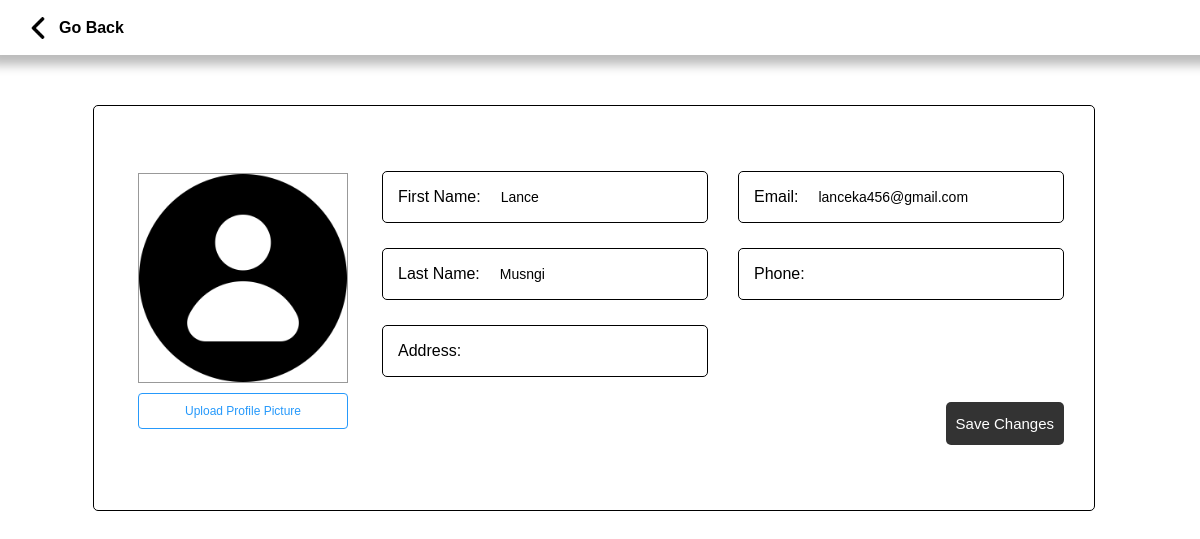
/aedituser.php, run on an earlier commit of the app's database.
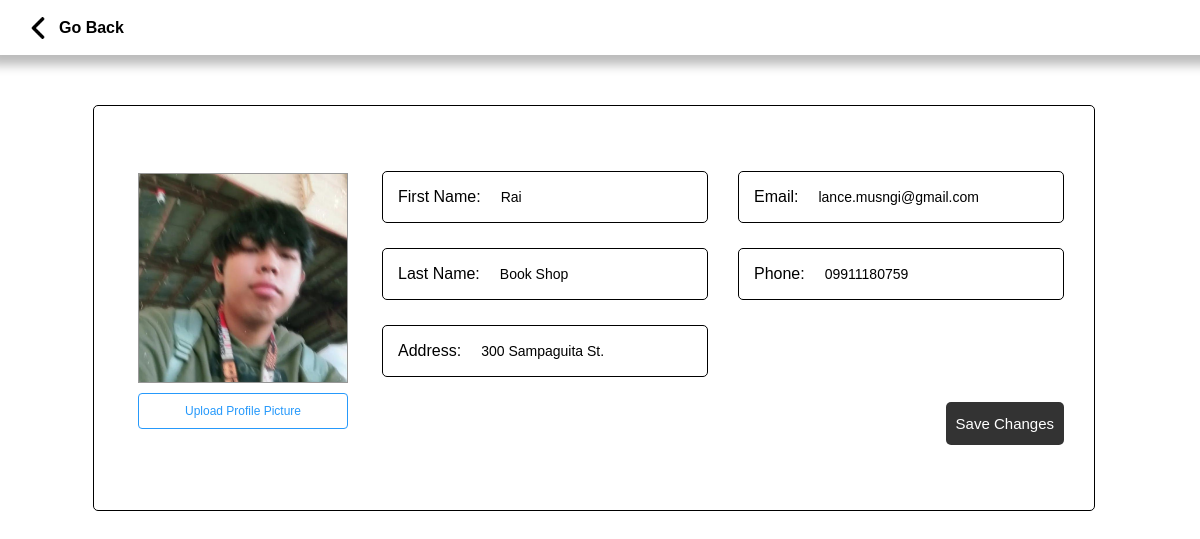
And on a later commit of the database.
### tables this page shows
CREATE TABLE `currentuser` (
  `UserId` int(11) NOT NULL,
  `FName` varchar(50) NOT NULL,
  `LName` varchar(50) NOT NULL,
  `username` varchar(200) NOT NULL,
  `email` varchar(50) NOT NULL,
  `address` varchar(200) DEFAULT NULL,
  `phone` varchar(15) DEFAULT NULL,
  `profile` varchar(200) NOT NULL
);

### query.php (called while the page is built, shortened)
<?php
$queryUser = mysqli_query($con, "SELECT * FROM currentuser WHERE UserID = 1");
$rowUser = mysqli_fetch_assoc($queryUser);
$username = $rowUser["username"];
$FName = $rowUser["FName"];
$LName = $rowUser["LName"];
$email = $rowUser["email"];
$address = $rowUser['address'];
$phone = $rowUser['phone'];
$queryProfile = mysqli_query($con, "SELECT profile FROM currentuser WHERE username = '$username'");
$rowProfile = mysqli_fetch_assoc($queryProfile);
$location = $rowProfile["profile"];

### aedituser.php (the view, shortened to what this page needs)
<!DOCTYPE html>
<html>
<head>
    <link rel="stylesheet" href="css/stylemain.css">
    <link rel="stylesheet" href="css/header.css">
    <?php
    include("connect.php");
    include("query.php");
    ?>
</head>
<body>
    <header>
        <a href="admin.php" class="ahead">
            <img src="Image\left-arrow.png" width="22">
            <h4>Go Back</h4>
        </a>
    </header>
    <section></a>
        <div class="wrapper" id="w1">
            <form action="" method="post" enctype="multipart/form-data">
                <div class="wedit">
                    <div class="weditimg">
                        <?php
                        echo "<img id='profileImage' src='$location' alt='Profile Picture'>";
                        ?>
                        <label class="btn-upload-img">
                            Upload Profile Picture <input type="file" id="img" name="img" accept="image/*">
                        </label>
                    </div>
                    <div class="weform">
                        <div class="inweform">
                            <div class="weitem">
                                <div class="border">
                                    <p>First Name:</p>
                                </div>
                                <?php
                                echo "<input type='text' name='first_name' value='$FName'>";
                                ?>
                            </div>
                            <div class="weitem">
                                <div class="border">
                                    <p>Last Name:</p>
                                </div>
                                <?php
                                echo "<input type='text' name='last_name' value='$LName'>";
                                ?>
                            </div>
                            <div class="weitem">
                                <div class="border">
                                    <p>Address:</p>
                                </div>
                                <?php
                                echo "<input type='text' name='address' value='$address'>";
                                ?>
                            </div>
                        </div>
                        <div class="inweform">
                            <div class="weitem">
                                <div class="border">
                                    <p>Email:</p>
                                </div>
                                <?php
                                echo "<input type='text' name='email' id='emailInput' value='$email' style='text-transform: none;' pattern='.*\.com' title='Please enter a valid email address'>";
                                ?>
                            </div>
                            <div class="weitem">
                                <div class="border">
                                    <p>Phone:</p>
                                </div>
                                <?php
                                echo "<input type='tel' name='phone' value='$phone' pattern='^(\d{11}|\d{12}|\d{13})?$' title='Enter 11 or 13 digits'>";
                                ?>
                            </div>
                            <label class="btn-save">
                                <div class="btnsave">
                                    Save Changes <input formaction="aupdateuser.php" type="submit" name="submit">
                                </div>
                            </label>
                        </div>
                    </div>
                </div>
            </form>
        </div>
    </section>
</body>
</html>

What changed in the data, as far as the page shows it:
changed currentuser: profile: a different picture; first_name "Lance" → "Rai"; last_name "Musngi" → "book shop"; address (not shown) → "300 sampaguita st."; email "lanceka456@gmail.com" → "lance.musngi@gmail.com"; phone (not shown) → "09911180759"
